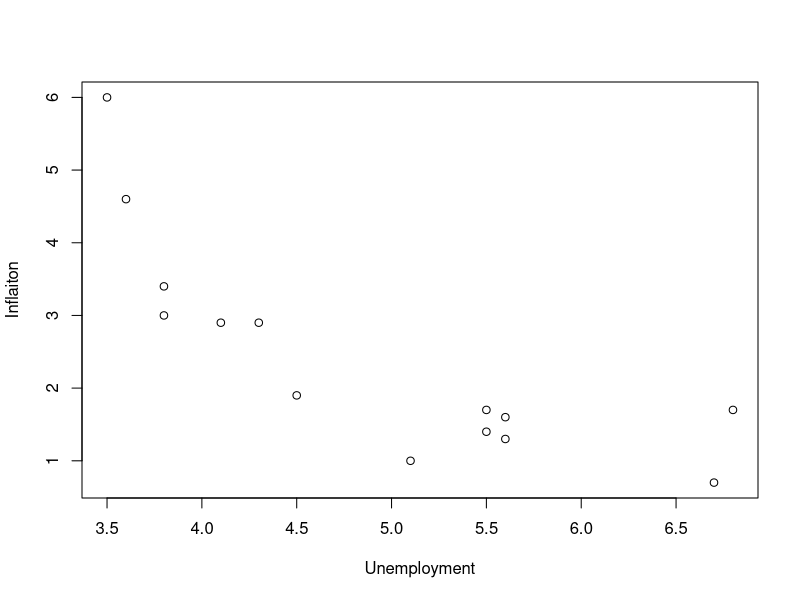
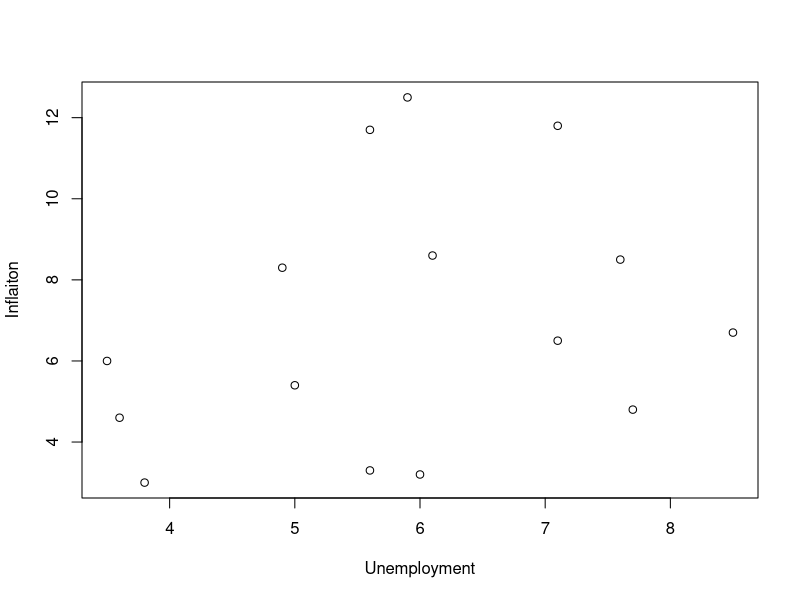

R code for these plots, in order:
## ---- chunk 1
knitr::opts_chunk$set(echo = FALSE)
## ---- chunk 2
u = c(4.1,4.3,6.8,5.5,5.5,6.7,5.6,5.6,5.1,4.5,3.8,3.8,3.6,3.5)
i = c(2.9,2.9,1.7,1.7,1.4,0.7,1.3,1.6,1.0,1.9,3.4,3.0,4.6,6.0)
plot(u, i, xlab="Unemployment", ylab="Inflaiton")
## ---- chunk 3
u = c(3.8,3.6,3.5,5.0,6.0,5.6,4.9,5.6,8.5,7.7,7.1,6.1,5.9,7.1,7.6)
i = c(3.0,4.6,6.0,5.4,3.2,3.3,8.3,11.7,6.7,4.8,6.5,8.6,12.5,11.8,8.5)
plot(u, i, xlab="Unemployment", ylab="Inflaiton")
